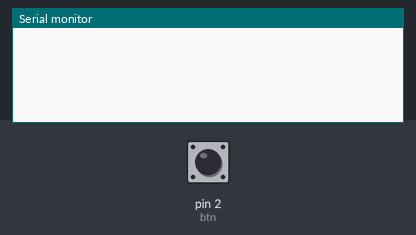
The sketch below on a simulated Arduino Uno, built with avr-gcc and run on an emulated ATmega328P. On the bench: the last lines printed to the serial monitor. Inputs (shaded band) come from the test bench; at power-on: pin 2 (btn) HIGH.

Above: at 1.2 s.
1.3 s: pin 2 (btn) pulled LOW for 0.15 s
At 1.9 s:
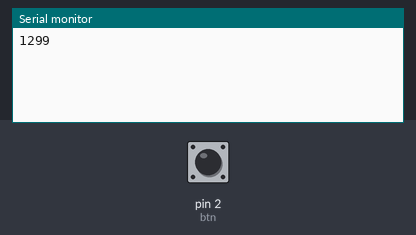
2.9 s: pin 2 (btn) pulled LOW for 1 s
At 5.0 s:
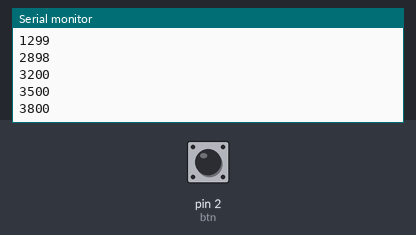
5.4 s: pin 2 (btn) pulled LOW for 0.15 s
At 6.2 s:
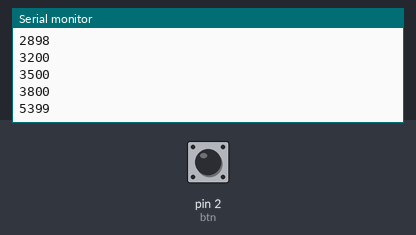
Timing chart, 0 to 8.4 s (numbered marks = the images above; inputs shaded):
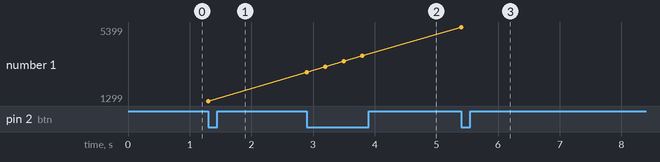

The sketch:

timeStampCode.ino
```cpp
unsigned long timeStamp1 = 0;
const int btn = 2;

void setup() {

  pinMode(btn, INPUT_PULLUP);
//  digitalWrite(btn, HIGH);
  Serial.begin(9600);

}

void loop() {

  if(digitalRead(btn) == LOW){

    timeStamp1 = millis();
    Serial.println(timeStamp1);
    delay(300);
 }

}
```

Measured:
- after the input at 1.3 s, the serial monitor: prints a new line at once (image 1)
- after the input at 2.9 s, the serial monitor: prints a new line at once (image 2)
- after the input at 5.4 s, the serial monitor: prints a new line at once (image 3)
- plotted number 1: 1299 → 3800 after the input at 2.9 s, 3800 → 5399 after the input at 5.4 s
